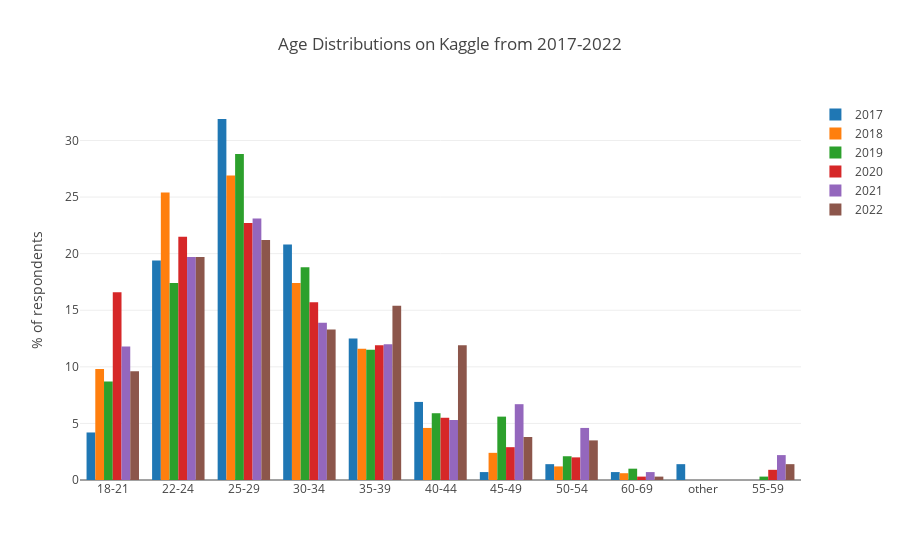

The notebook cell this image was saved under:
### Code cell
percentages_2017 = count_then_return_percent(df17_TR,'Age_Group').sort_index()
percentages_2018 = count_then_return_percent(df18_TR,'Q2').sort_index()
percentages_2019 = count_then_return_percent(df19_TR,'Q1').sort_index()
percentages_2020 = count_then_return_percent(df20_TR,'Q1').sort_index()
percentages_2021 = count_then_return_percent(df21_TR,'Q1').sort_index()
percentages_2022 = count_then_return_percent(df22_TR,'Q2').sort_index()

title_for_chart = 'Age Distributions on Kaggle from 2017-2022'
title_for_y_axis = '% of respondents'

fig = go.Figure(data=[
    go.Bar(name='2017', x=pd.Series(percentages_2017.index), y=pd.Series(percentages_2017)),
    go.Bar(name='2018', x=pd.Series(percentages_2018.index), y=pd.Series(percentages_2018)),
    go.Bar(name='2019', x=pd.Series(percentages_2019.index), y=pd.Series(percentages_2019)),
    go.Bar(name='2020', x=pd.Series(percentages_2020.index), y=pd.Series(percentages_2020)),
    go.Bar(name='2021', x=pd.Series(percentages_2021.index), y=pd.Series(percentages_2021)),
    go.Bar(name='2022', x=pd.Series(percentages_2022.index), y=pd.Series(percentages_2022))
           ])

fig.update_layout(barmode='group') 
fig.update_layout(title=title_for_chart,yaxis=dict(title=title_for_y_axis))
fig.show()

### Figure 1 — Plotly figure (JSON) as saved in the notebook; plotly's stock layout.template omitted (floating-point values rounded to 4 significant figures)
{"data": [{"name": "2017", "type": "bar", "x": ["18-21", "22-24", "25-29", "30-34", "35-39", "40-44", "45-49", "50-54", "60-69", "other"], "y": [4.2, 19.4, 31.9, 20.8, 12.5, 6.9, 0.7, 1.4, 0.7, 1.4]}, {"name": "2018", "type": "bar", "x": ["18-21", "22-24", "25-29", "30-34", "35-39", "40-44", "45-49", "50-54", "60-69"], "y": [9.8, 25.4, 26.9, 17.4, 11.6, 4.6, 2.4, 1.2, 0.6]}, {"name": "2019", "type": "bar", "x": ["18-21", "22-24", "25-29", "30-34", "35-39", "40-44", "45-49", "50-54", "55-59", "60-69"], "y": [8.7, 17.4, 28.8, 18.8, 11.5, 5.9, 5.6, 2.1, 0.3, 1.0]}, {"name": "2020", "type": "bar", "x": ["18-21", "22-24", "25-29", "30-34", "35-39", "40-44", "45-49", "50-54", "55-59", "60-69"], "y": [16.6, 21.5, 22.7, 15.7, 11.9, 5.5, 2.9, 2.0, 0.9, 0.3]}, {"name": "2021", "type": "bar", "x": ["18-21", "22-24", "25-29", "30-34", "35-39", "40-44", "45-49", "50-54", "55-59", "60-69"], "y": [11.8, 19.7, 23.1, 13.9, 12.0, 5.3, 6.7, 4.6, 2.2, 0.7]}, {"name": "2022", "type": "bar", "x": ["18-21", "22-24", "25-29", "30-34", "35-39", "40-44", "45-49", "50-54", "55-59", "60-69"], "y": [9.6, 19.7, 21.2, 13.3, 15.4, 11.9, 3.8, 3.5, 1.4, 0.3]}], "layout": {"barmode": "group", "title": {"text": "Age Distributions on Kaggle from 2017-2022"}, "yaxis": {"title": {"text": "% of respondents"}}}}
